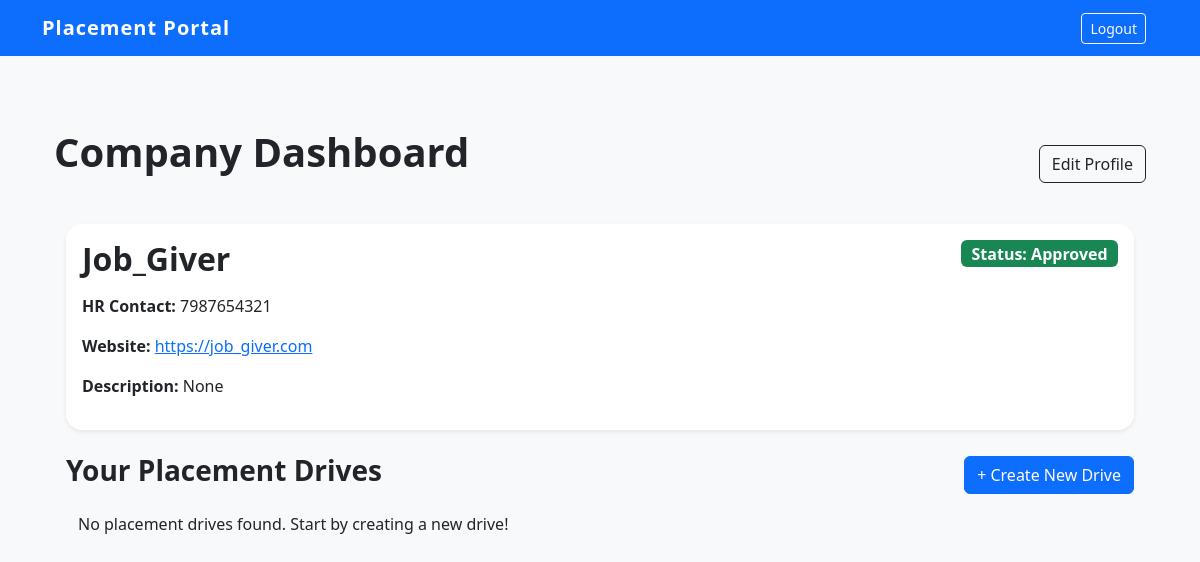
Page /company_dashboard (signed in) on the committed database.
### models.py (models this page shows)
class Company(db.Model):
    id = db.Column(db.Integer, primary_key=True)
    name = db.Column(db.String(100), unique=True, nullable=False)
    email = db.Column(db.String(100), unique=True, nullable=False)
    password = db.Column(db.String(50), unique=True, nullable=False)
    website = db.Column(db.String(100))
    hr_contact = db.Column(db.String(15))
    description = db.Column(db.Text)
    status = db.Column(db.String(20), default='Pending')
    is_active = db.Column(db.Boolean, default=True)
    drives = db.relationship('PlacementDrive', backref='company', lazy=True, cascade="all, delete-orphan")

### app.py (the view)
@app.route('/company_dashboard')
def company_dashboard():
    if session.get('role') != 'company':
        return redirect(url_for('login'))
    company_id = session.get('user_id')
    company = Company.query.get(company_id)
    drives = PlacementDrive.query.filter_by(company_id=company_id).all()
    return render_template('company/company_dashboard.html', company=company, drives=drives)

### app.py (called while the page is built)
@app.after_request
def add_header(response):
    response.headers['Cache-Control'] = 'no-store, no-cache, must-revalidate, post-check=0, pre-check=0, max-age=0'
    response.headers['Pragma'] = 'no-cache'
    response.headers['Expires'] = '-1'
    return response

### templates/company/company_dashboard.html
{% extends 'base.html' %}
{% block extra_nav %}
<div class = "container">
    <a href = "{{ url_for('logout') }}" class = "btn btn-outline-light btn-sm">Logout</a>
{% endblock %}
{% block content %}
<div class = "container-fluid py-4">
    <div class="d-flex justify-content-between align-items-center mb-4">
        <h1 class = "fw-bold mb-4">Company Dashboard</h1>
        <a href = "{{ url_for('edit_profile') }}" class = "btn btn-outline-dark">Edit Profile</a>
    </div>
    <div class = "container">
        <div class = "card mb-4 shadow-sm rounded-4">
            <div class = "card-body">
                <div class = "d-flex justify-content-between">
                    <div>
                        <h2 class = "fw-bold mb-3">{{ company.name }}</h2>
                        <p><strong>HR Contact:</strong> {{ company.hr_contact }}</p>
                        <p><strong>Website:</strong> <a href="{{ company.website }}" target="_blank">{{ company.website }}</a></p>
                        <p><strong>Description:</strong> {{ company.description }}</p>
                    </div>
                    <div class = "text-end">
                        <span class = "badge {% if company.status == 'Approved' %}bg-success{% else %}bg-danger mb-5{% endif %} fs-6">
                        Status: {{ company.status }}
                        </span>
                    </div>
                </div>
            </div>
        </div>
        <div class = "d-flex justify-content-between align-items-center mb-3">
            <h3 class = "fw-bold">Your Placement Drives</h3>
            {% if company.status == 'Approved' %}
                <a href = "{{ url_for('create_drive') }}" class = "btn btn-primary">+ Create New Drive</a>
            {% endif %}
        </div>
        <div class = "row">
            {% for drive in drives %}
                <div class = "col-md-6 mb-4">
                    <div class = "card shadow-lg rounded-4 h-100 p-3">
                        <h4 class = "card-title">{{ drive.job_title }}</h4>
                        <p class = "card-text text-truncate"> {{ drive.description }}</p>
                        <p><strong>Eligibility:</strong>
                            <span class = "ms-3 fs-7">{{ drive.eligibility }}</span>
                        </p>
                        <p><strong>Deadline:</strong>
                            <span class = "ms-3 fs-7">{{ drive.deadline }}</span>
                        </p>
                        <p><strong>Status:</strong> <span class = "badge {% if drive.status == 'Approved' %}bg-success{% elif drive.status == 'Pending' %}bg-warning text-dark{% else %}bg-danger{% endif %} ms-5 fs-7">
                            {{ drive.status }}
                            </span>
                        </p>
                        <div class = "d-flex justify-content-end">
                            <a href = "{{ url_for('view_applicants', drive_id = drive.id) }}" class = "btn btn-sm btn-outline-primary">View Applicants</a>
                            <a href = "{{ url_for('edit_drive', drive_id = drive.id) }}" class = "btn btn-sm btn-outline-dark ms-2">Edit</a>
                            <a href = "{{ url_for('toggle_drive_status', drive_id = drive.id) }}"
                                class = "btn btn-sm ms-2 {% if drive.status == 'Closed' %}btn-outline-primary{% else %}btn-outline-warning{% endif %}">
                                {% if drive.status == 'Closed' %}Re-open Drive{% else %}Close Drive{% endif %}
                            </a>
                        </div>
                    </div>
                </div>
            </div>
            {% else %}
                <p>No placement drives found. Start by creating a new drive!</p>
            {% endfor %}
        </div>
    </div>
</div>
{% endblock %}

### static/style.css (style rules this page uses)
:root { --primary-color: #0d6efd; --success-color: #198754; --error-red: #dc3545; }
body { font-family: 'Segoe UI', Tahoma, Geneva, Verdana, sans-serif; background-color: #f8f9fa; }
.row { margin: 0; }
.card { border: none; transition: transform 0.3s ease, box-shadow 0.3s ease; }

### rows in the picture
Company: name "Job_Giver", hr_contact "7987654321", website "https://job_giver.com", description "None", status "Approved"
